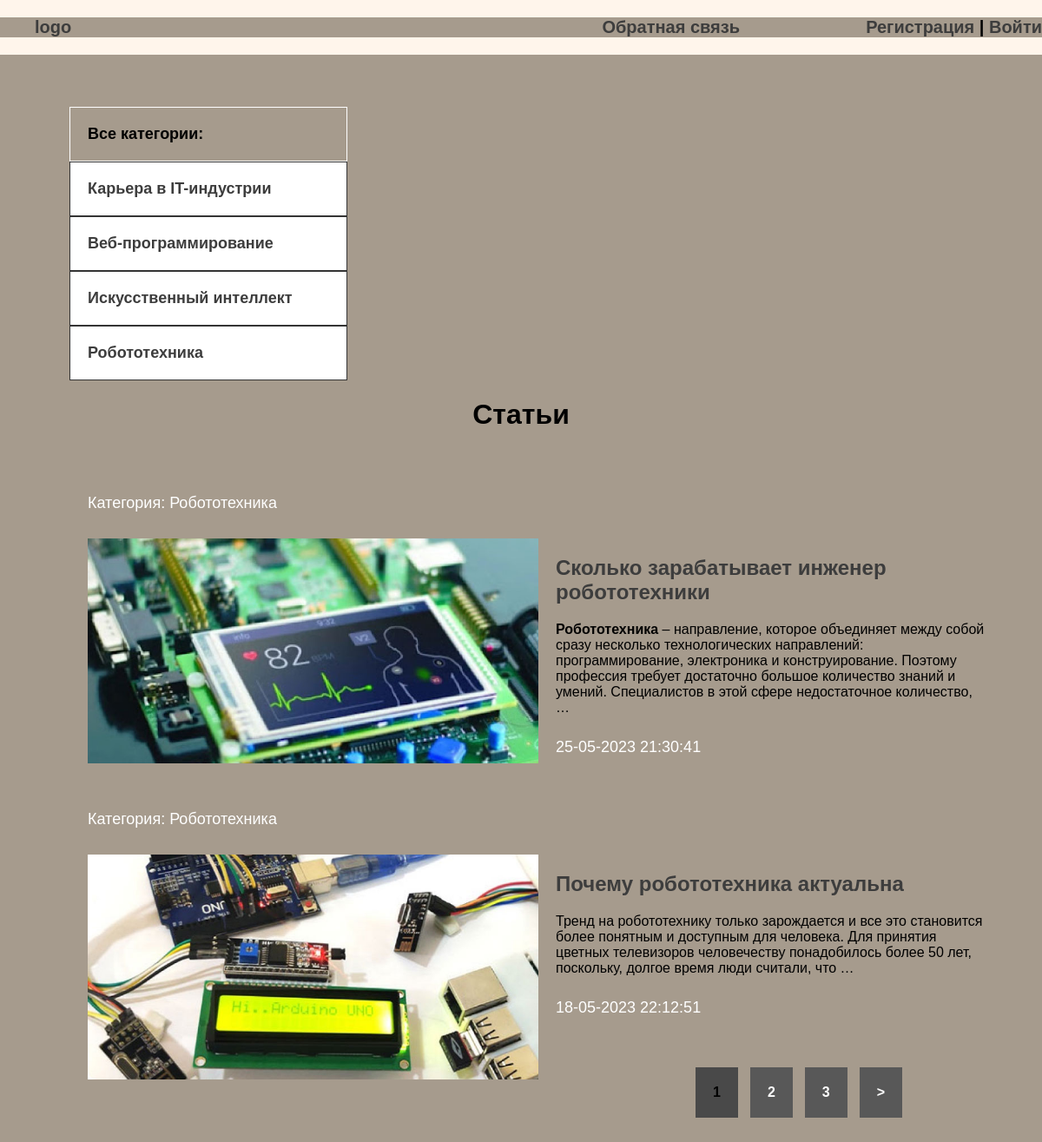
The page / on the database its author committed.
### blog/models.py (models this page shows, shortened)
class Category(models.Model):
    name = models.CharField(max_length=50, verbose_name='Категория')
    slug = models.SlugField(max_length=200, unique=True, verbose_name='URL')
    def __str__(self):
        return self.name
    def get_absolute_url(self):
        return reverse('category', kwargs={'cat_slug': self.slug})
    class Meta:
        verbose_name = 'Категорию'
        verbose_name_plural = 'Категории'

class Blog(models.Model):
    title = models.CharField(max_length=220, verbose_name='Название')
    slug = models.SlugField(max_length=200, unique=True, verbose_name='URL')
    content = models.TextField(blank=True, verbose_name='Содержание')
    photo = models.ImageField(upload_to='photos/%Y/%m/%d', blank=True, verbose_name='Фото')
    time_created = models.DateTimeField(auto_now_add=True, verbose_name='Дата публикации')
    time_update = models.DateTimeField(auto_now=True, verbose_name='Дата обновления')
    is_published = models.BooleanField(default=True, verbose_name='Опубликовано')
    cat = models.ForeignKey('Category', on_delete=models.PROTECT, verbose_name='Категория')
    def get_absolute_url(self):
        return reverse('post', kwargs={'post_slug': self.slug})
    class Meta:
        verbose_name = 'Новость'
        verbose_name_plural = 'Новости'
        ordering = ['-time_created']

### blog/views.py (the view)
# urls.py: path('', BlogHome.as_view(), name='index'),
class BlogHome(DataMixin, ListView):
    model = Blog
    template_name = 'blog/index.html'
    context_object_name = 'posts'
    def get_context_data(self, *, object_list=None, **kwargs):
        context = super().get_context_data(**kwargs)
        c_def = self.get_user_context(title='Статьи')
        return dict(list(context.items()) + list(c_def.items()))
    def get_queryset(self):
        return Blog.objects.filter(is_published=True).select_related('cat')

### blog/utils.py (called while the page is built)
    def get_user_context(self, **kwargs):
        context = kwargs
        cats = Category.objects.annotate(Count('blog'))
        user_menu = menu.copy()
        if not self.request.user.is_authenticated:
            user_menu.pop(0)
        context['menu'] = user_menu
        context['cats'] = cats
        if 'cat_selected' not in context:
            context['cat_selected'] = 0
        return context

### blog/templates/blog/index.html
{% extends 'blog/base.html' %}
{% load static %}
{% block content %}
<h1>{{ title }}</h1>
<ul>
    {% for p in posts %}
    <li>
        <p class="first">Категория: {{ p.cat }}</p>
        <div class="text">
            {% if p.photo %}
            <img src="{{ p.photo.url }}" class="image" alt="">
            {% else %}
            <img src="{% static 'blog/default.jpg' %}" alt="">
            {% endif %}
            <h2><a href="{{ p.get_absolute_url }}">{{ p.title }}</a></h2>
            <p>{{ p.content|safe|truncatewords:30 }}</p>
        </div>
        <p class="date">{{ p.time_update|date:"d-m-Y H:i:s" }}</p>
    </li>
    {% endfor %}
</ul>
{% endblock %}

### blog/templates/blog/base.html (shortened to what this page needs)
<!DOCTYPE html>
{% load static %}
{% load blog_tags %}
<html lang="en">
<head>
    <link rel="stylesheet" href="{% static 'css/style.css' %}">
</head>
<body>
    <div class="header">
        <div class="wrap">
            <ul class="mainmenu">
                <li class="logo"><a href="{% url 'index' %}">logo</a></li>
                {% for m in menu %}
                <li class="last"><a href="{% url m.url_name %}">{{ m.title }}</a></li>
                {% endfor %}
                {% if request.user.is_authenticated %}
                    <li class="last">{{ user.username }} | <a href="{% url 'logout' %}">Выйти</a></li>
                {% else %}
                    <li class="last"><a href="{% url 'register' %}">Регистрация</a> | <a href="{% url 'login' %}">Войти
                    </a></li>
                {% endif %}
            </ul>
        </div>
    </div>
    <div class="content">
        <div class="wrap">
            <div class="sidebar">
                <ul>
                    {% if request.path != '/logout/'  %}
                        {% if cat_selected == 0 %}
                            <li class="selected">Все категории:</li>
                        {% else %}
                            <li><a href="{% url 'index' %}">Все категории</a></li>
                        {% endif %}
                    {% endif %}
                    {% for c in cats %}
                        {% if c.blog__count > 0 %}
                            {% if c.pk == cat_selected %}
                                <li class="selected">{{ c.name }}</li>
                            {% else %}
                                <li><a href="{{ c.get_absolute_url }}">{{ c.name }}</a></li>
                            {% endif %}
                        {% endif %}
                    {% endfor %}
                </ul>
            </div>
            <div class="main">
               {% block content %}
               {% endblock %}
                {% if page_obj.has_other_pages %}
                <div>
                    <ul class="list-pages">
                        {% for p in paginator.page_range %}
                            {% if page_obj.number == p %}
                                <li class="page-num page-num-selected">{{ p }}</li>
                            {% elif p >= page_obj.number|add:-2 and p <= page_obj.number|add:2 %}
                                <li class="page-num">
                                    <a href="?page={{ p }}">{{ p }}</a>
                                </li>
                            {% endif %}
                        {% endfor %}
                        {% if page_obj.has_next %}
                            <li class="page-num">
                                <a href="?page={{ page_obj.next_page_number }}">&gt;</a>
                            </li>
                        {% endif %}
                    </ul>
                </div>
                {% endif %}
            </div>
        </div>
    </div>
</body>
</html>

### blog/static/css/style.css (style rules this page uses)
body { margin: 0; padding: 0; background: rgb(255, 245, 235); font-family: Verdana, Geneva, Tahoma, sans-serif; }
.wrap { max-width: 1200px; margin: 0 auto; }
.content .wrap { background: rgb(166, 155, 141); padding: 40px; box-sizing: border-box; }
ul { list-style: none; }
a { color: rgb(61, 61, 61); text-decoration: none; }
.header { background: rgb(166, 155, 141); }
.mainmenu { display: flex; align-items: center; font-size: 20px; font-weight: bold; justify-content: space-between; }
.logo { flex-basis: 40%; }
.last { flex-basis: 30%; text-align: right; }
h1 { text-align: center; padding-bottom: 40px; }
.sidebar ul { width: 320px; margin-right: 40px; margin-top: 20px; }
.sidebar a { padding: 20px; display: block; border: 1px solid rgb(52, 52, 52); background: rgb(255, 255, 255); font-weight: bold; font-size: 18px; }
.selected { font-size: 18px; padding: 20px; border: 1px solid white; font-weight: bold; background: rgb(166, 155, 141); }
.main li { border: 1px solid rgb(166, 155, 141); margin-bottom: 40px; }
.first, .date { padding: 10px 20px; background: rgb(166, 155, 141); font-size: 18px; color: white; margin: 0; }
.image { float: left; margin-right: 20px; max-width: 50%; }
.text { padding: 20px 20px 0; }
.text a { padding-left: 0; color: rgb(61, 61, 61); }
.list-pages { display: flex; justify-content: center; }
.list-pages .page-num-selected { background: rgb(73, 73, 73); padding: 20px; }
.list-pages a { background: rgb(88, 88, 88); padding: 20px; display: block; color: white; }
.page-num { margin: 6px; font-weight: bold; }
.last a { display: inline; }

### rows shown on the page
Category: name "Карьера в IT-индустрии"
Category: name "Веб-программирование"
Category: name "Искусственный интеллект"
Category: name "Робототехника"
Blog: cat "Робототехника", photo (picture), title "Сколько зарабатывает инженер робототехники", content "Робототехника – направление, которое объединяет между собой сразу несколько технологических направлений: программирование, электроника и конструирование. Поэтому профессия требует достаточно большое количество знаний и умений. Специалистов в этой сфере недостаточное количество, …", time_update "25-05-2023 21:30:41"
Blog: cat "Робототехника", photo (picture), title "Почему робототехника актуальна", content "Тренд на робототехнику только зарождается и все это становится более понятным и доступным для человека. Для принятия цветных телевизоров человечеству понадобилось более 50 лет, поскольку, долгое время люди считали, что …", time_update "18-05-2023 22:12:51"

### other values the page prints
{{ m.title }} "Обратная связь"
{{ title }} "Статьи"
{{ p }} "1"
{{ p }} "2" "3"
